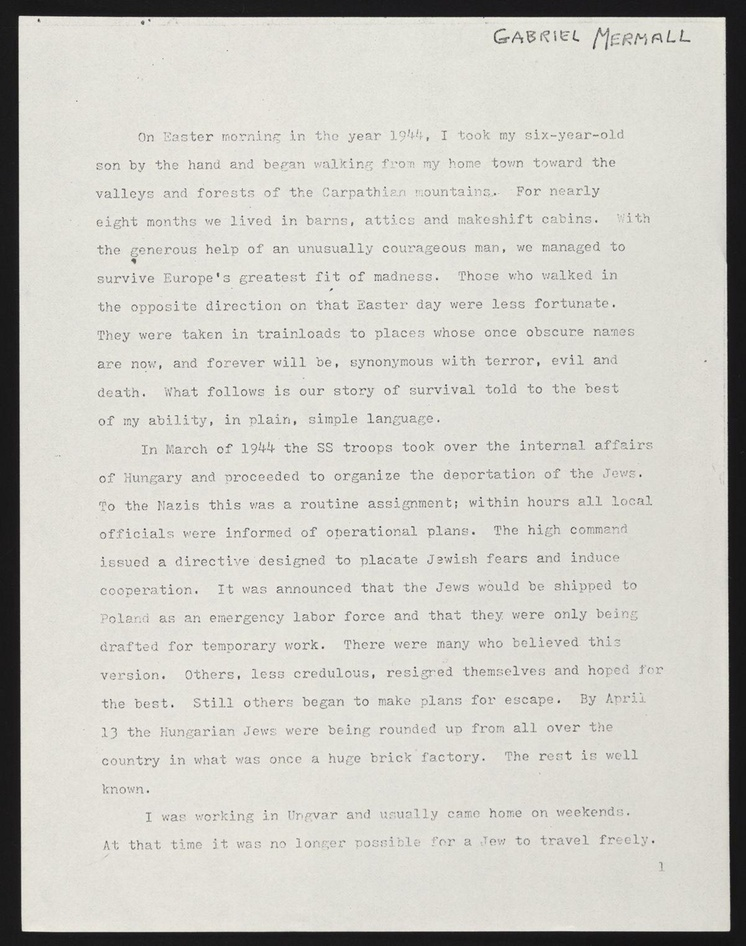
#> input picture data/page_01.jpg, 746 x 946 px, shrunk from 1200 x 1522 before the run, given as the content of the folder test, which was not available
$ jupyter execute --allow-errors process_folder.ipynb
#> lines starting #> are read from the running program, lines starting #| are printed output that depends on the picture; after the words box and inside, x2 and y2 are one past the last pixel; in counts of white or black regions, pixels touching at a corner belong together; pictures that were not available may be replaced by others from this repository, and a replacement may not be noted
[cell 1]
import cv2
import numpy as np
import pytesseract
from docx import Document
from docx.oxml import parse_xml
from docx.oxml.ns import nsdecls
import os

# Đường dẫn tới folder chứa ảnh
image_folder = 'data'

# Tạo file Word mới để lưu kết quả từ nhiều ảnh
#> (the rest of this cell did not finish here and is left out)

[cell 2]
import cv2
import numpy as np
import matplotlib.pyplot as plt
import os

def process_image(image_path):
    """Xử lý một ảnh để phát hiện bảng và các ô."""
#> called with image_path = 'test/page_01.jpg'
    # Bước 1: Đọc ảnh và tiền xử lý
    img = cv2.imread(image_path, cv2.IMREAD_GRAYSCALE)
#> img: shape (946, 746); min 16, max 253, mean 203.6

    # Áp dụng threshold để chuyển ảnh thành đen trắng
    _, binary_img = cv2.threshold(img, 150, 255, cv2.THRESH_BINARY_INV)
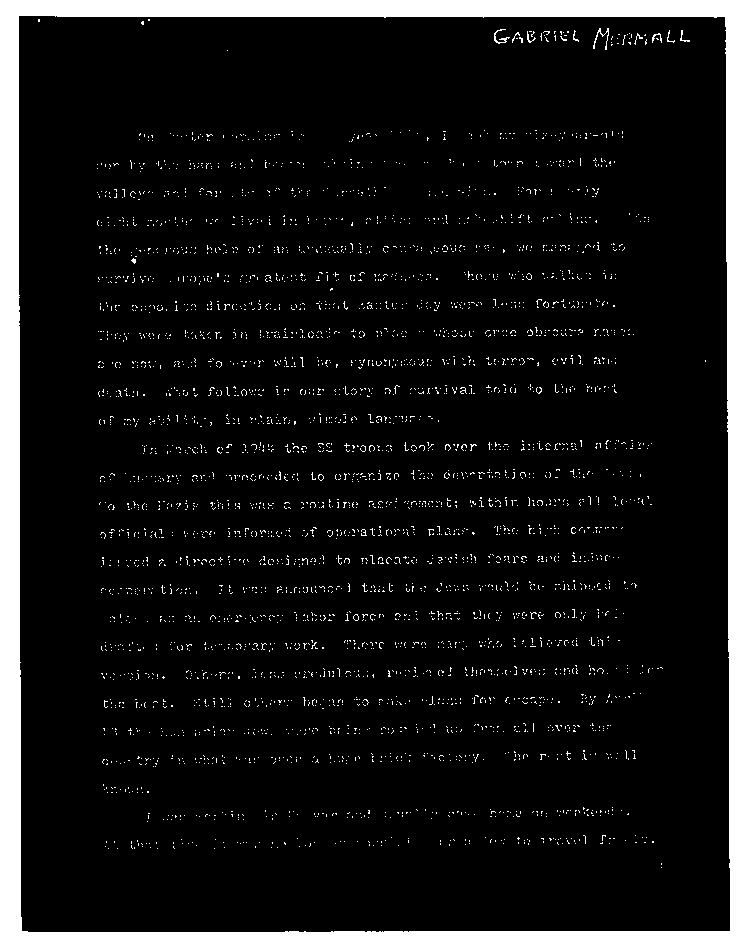
#> binary_img: shape (946, 746); 9.8% white; 3873 white regions (3861 under 20 px), largest, box (x1, y1, x2, y2) and area: (0, 0, 746, 946) 58575, (593, 28, 609, 50) 81, (494, 29, 510, 44) 69

    # Hiển thị ảnh sau tiền xử lý
    plt.figure(figsize=(10, 10))
    plt.imshow(binary_img, cmap='gray')
    plt.title('Processed Image (Binary)')
    plt.show()

    # Bước 2: Tìm đường kẻ ngang và dọc
    horizontal_kernel = cv2.getStructuringElement(cv2.MORPH_RECT, (25, 1))  # Kernel cho đường ngang
    vertical_kernel = cv2.getStructuringElement(cv2.MORPH_RECT, (1, 25))   # Kernel cho đường dọc

    # Tìm các đường kẻ ngang
    horizontal_lines = cv2.morphologyEx(binary_img, cv2.MORPH_OPEN, horizontal_kernel, iterations=2)
#> horizontal_lines: shape (946, 746); 3.3% white; 2 white regions, box (x1, y1, x2, y2) and area: (0, 0, 746, 17) 12625, (0, 931, 746, 946) 10809

    # Tìm các đường kẻ dọc
    vertical_lines = cv2.morphologyEx(binary_img, cv2.MORPH_OPEN, vertical_kernel, iterations=2)
#> vertical_lines: shape (946, 746); 5.1% white; 2 white regions, box (x1, y1, x2, y2) and area: (0, 0, 22, 946) 18892, (725, 0, 746, 946) 17323

    # Bước 3: Kết hợp các đường kẻ ngang và dọc
    table_area = cv2.add(horizontal_lines, vertical_lines)
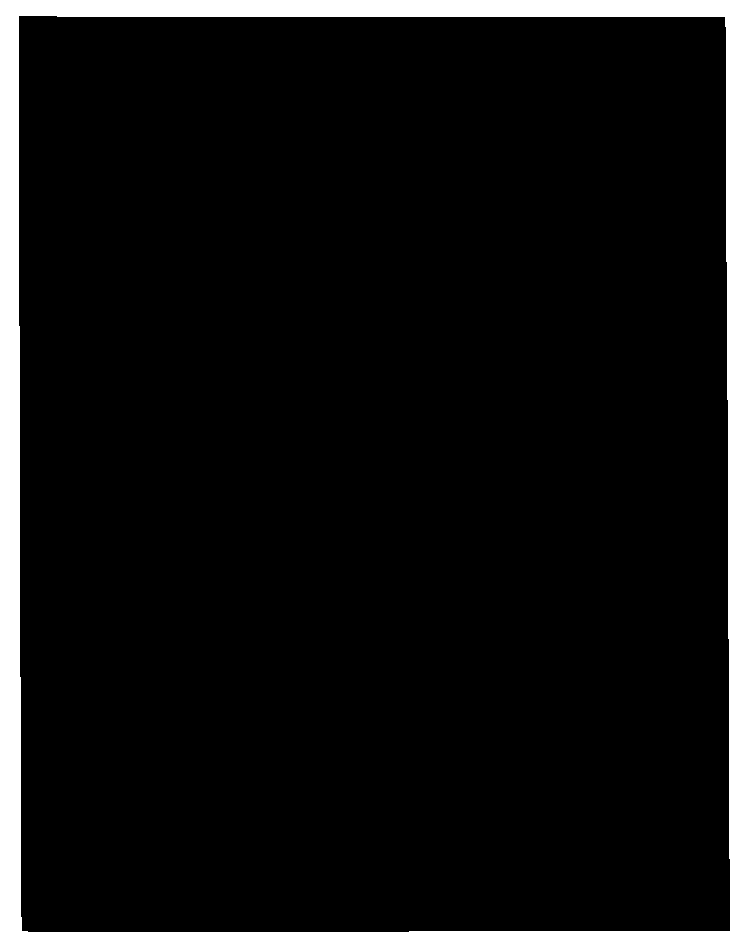
#> table_area: shape (946, 746); 8.3% white; 1 white region

    # Hiển thị vùng bảng đã phát hiện
    plt.figure(figsize=(10, 10))
    plt.imshow(table_area, cmap='gray')
    plt.title('Detected Table Lines')
    plt.show()

    # Bước 4: Tìm các contours (đường viền) để phân chia bảng
    contours, hierarchy = cv2.findContours(table_area, cv2.RETR_TREE, cv2.CHAIN_APPROX_SIMPLE)
#> contours = 2 contours; box (x1, y1, x2, y2) and area: (0, 0, 746, 946) 704025, (18, 15, 731, 933) 648918

    # Tạo một bản sao của ảnh gốc để vẽ các contours
    img_with_contours = cv2.cvtColor(img, cv2.COLOR_GRAY2BGR)

    # Vẽ contours lên ảnh
    cv2.drawContours(img_with_contours, contours, -1, (0, 255, 0), 2)
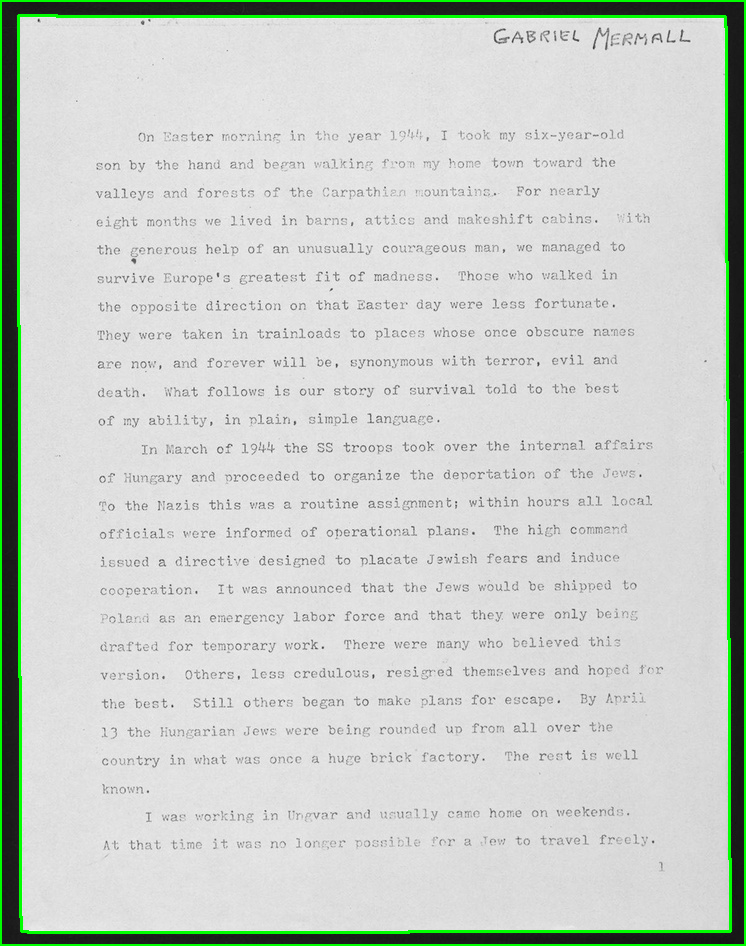
#> img_with_contours: shape (946, 746, 3); mean B, G, R 202, 207.9, 202

    # Hiển thị ảnh với contours
    plt.figure(figsize=(10, 10))
    plt.imshow(img_with_contours)
    plt.title('Table Contours')
    plt.show()

    # Bước 5: Chia ảnh thành các ô và hiển thị từng ô
    for idx, contour in enumerate(contours):
        x, y, w, h = cv2.boundingRect(contour)

        if w > 50 and h > 20:  # Điều chỉnh ngưỡng để bỏ qua các vùng quá nhỏ
            cell_img = img[y:y+h, x:x+w]

            # Hiển thị từng ô
            plt.figure(figsize=(5, 5))
            plt.imshow(cell_img, cmap='gray')
            plt.title(f'Cell {idx}')
            plt.show()
#> this loop made 2 passes
#> (contour, x, y, w, h) on pass 1: ([[0, 0], [0, 945], [745, 945], [745, 0]], 0, 0, 746, 946)
#> (x, y, w, h) on pass 2: (18, 15, 713, 918)
#> pass 2, in process_image, `cell_img = img[y:y+h, x:x+w]`:
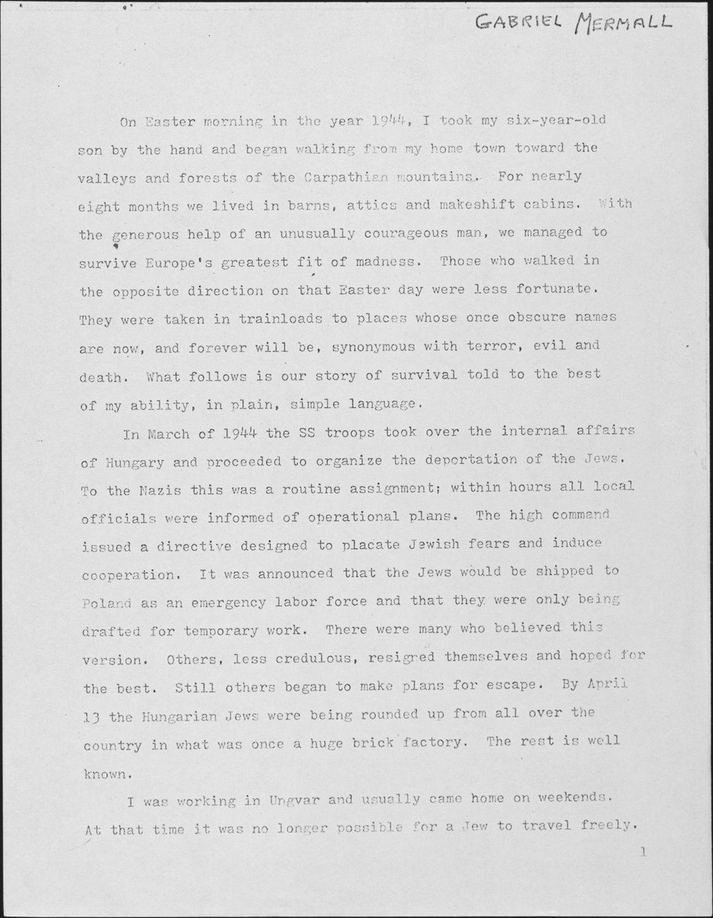
#> cell_img: shape (918, 713); min 16, max 253, mean 217.4

def process_images_in_folder(folder_path):
    """Xử lý tất cả ảnh trong thư mục."""
    for filename in os.listdir(folder_path):
        if filename.endswith(('.png', '.jpg', '.jpeg')):  # Kiểm tra định dạng file
            image_path = os.path.join(folder_path, filename)
            print(f"Processing image: {image_path}")
            process_image(image_path)

# Đường dẫn đến thư mục chứa ảnh
image_folder = 'test'  # Thay đổi thành đường dẫn thư mục của bạn

process_images_in_folder(image_folder)

[cell 3]
import cv2
import numpy as np
import matplotlib.pyplot as plt
import os

def find_cells_in_image(image_path, previous_cells=[]):
    """Xử lý một ảnh để phát hiện ô và nối với ô trước đó nếu cần."""
#> called with image_path = 'test/page_01.jpg'
    img = cv2.imread(image_path, cv2.IMREAD_GRAYSCALE)
    _, binary_img = cv2.threshold(img, 150, 255, cv2.THRESH_BINARY_INV)

    horizontal_kernel = cv2.getStructuringElement(cv2.MORPH_RECT, (25, 1))
    vertical_kernel = cv2.getStructuringElement(cv2.MORPH_RECT, (1, 25))

    horizontal_lines = cv2.morphologyEx(binary_img, cv2.MORPH_OPEN, horizontal_kernel, iterations=2)
    vertical_lines = cv2.morphologyEx(binary_img, cv2.MORPH_OPEN, vertical_kernel, iterations=2)

    table_area = cv2.add(horizontal_lines, vertical_lines)
    contours, _ = cv2.findContours(table_area, cv2.RETR_TREE, cv2.CHAIN_APPROX_SIMPLE)

    cells = []
    for contour in contours:
        x, y, w, h = cv2.boundingRect(contour)
        if w > 50 and h > 20:
            cells.append((x, y, w, h))
#> after the loop, cells = [(0, 0, 746, 946), (18, 15, 713, 918)]

    # Nối các ô với ô từ ảnh trước đó
    merged_cells = merge_cells(cells, previous_cells)

    # Hiển thị các ô tìm được và đường kẻ
    display_cells_and_lines(img, merged_cells, horizontal_lines, vertical_lines)

    # Hiển thị từng ô riêng biệt
    display_individual_cells(img, merged_cells)

    return merged_cells

def merge_cells(current_cells, previous_cells):
    """Nối các ô từ ảnh hiện tại với ô từ ảnh trước đó."""
    merged = []

    for current in current_cells:
        x, y, w, h = current

        # Kiểm tra xem nó có gần với ô nào trong previous_cells không
        for previous in previous_cells:
            px, py, pw, ph = previous

            # Điều kiện nối
            if abs(px - x) < 10 and abs(py - y) < 10:  # Điều chỉnh khoảng cách tùy ý
                # Nối ô
                new_cell = (min(x, px), min(y, py), max(x + w, px + pw) - min(x, px), max(y + h, py + ph) - min(y, py))
                merged.append(new_cell)
                break
        else:
            merged.append(current)
#> this loop made 2 passes
#> after the loop, merged = [(0, 0, 746, 946), (18, 15, 713, 918)]

    return merged

def display_cells_and_lines(original_image, cells, horizontal_lines, vertical_lines):
    """Hiển thị các đường kẻ."""
    # Chuyển đổi ảnh gốc sang màu để vẽ
    img_with_lines = cv2.cvtColor(original_image, cv2.COLOR_GRAY2BGR)

    # Vẽ các đường kẻ
    img_with_lines[horizontal_lines > 0] = [255, 0, 0]  # Đường kẻ ngang (màu đỏ)
    img_with_lines[vertical_lines > 0] = [0, 255, 0]    # Đường kẻ dọc (màu xanh)
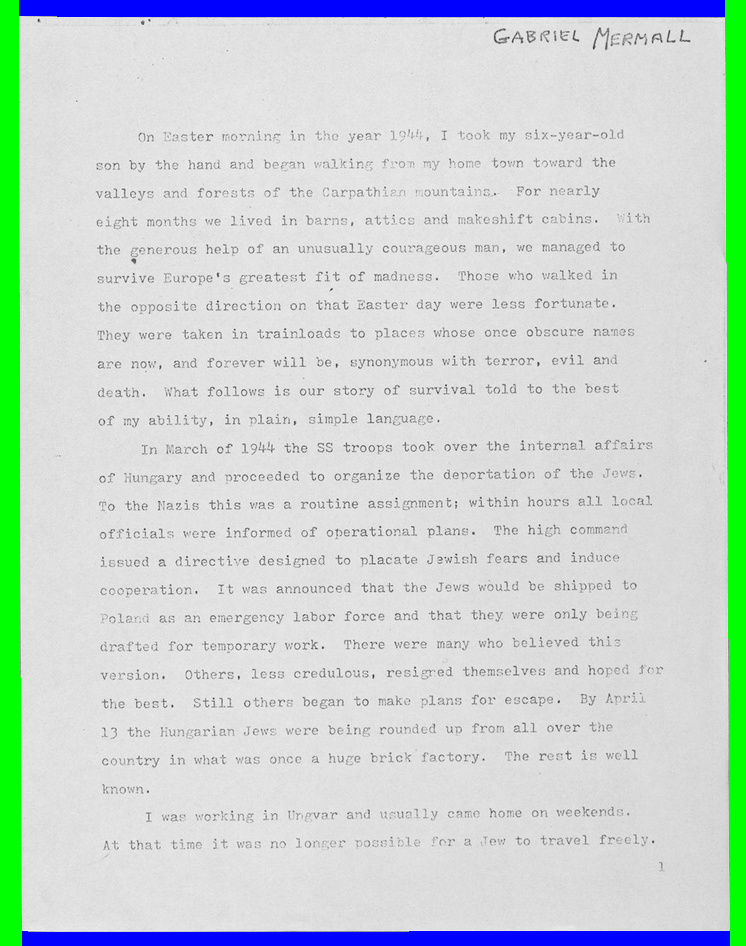
#> img_with_lines: shape (946, 746, 3); mean B, G, R 209.2, 214.2, 201.1

    # Vẽ các ô
    for (x, y, w, h) in cells:
        cv2.rectangle(img_with_lines, (x, y), (x + w, y + h), (0, 0, 255), 2)  # Vẽ hình chữ nhật quanh ô (màu xanh)
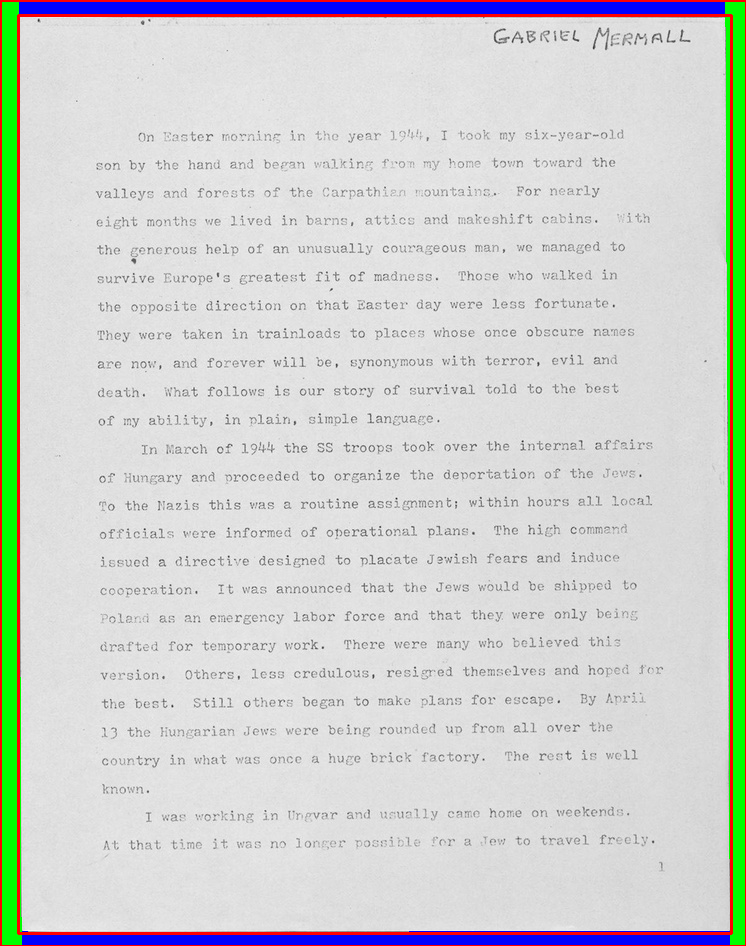
#> img_with_lines: shape (946, 746, 3); 2.1% of pixels changed, all inside (x1, y1, x2, y2) = (0, 0, 746, 946)

    # Hiển thị ảnh
    plt.figure(figsize=(10, 10))
    plt.imshow(cv2.cvtColor(img_with_lines, cv2.COLOR_BGR2RGB))
    plt.title('Detected Cells and Lines')
    plt.axis('off')
    plt.show()

def display_individual_cells(original_image, cells):
    """Hiển thị từng ô đã tìm thấy."""
    for idx, (x, y, w, h) in enumerate(cells):
        cell_img = original_image[y:y+h, x:x+w]

        # Hiển thị từng ô
        plt.figure(figsize=(5, 5))
        plt.imshow(cell_img, cmap='gray')
        plt.title(f'Cell {idx + 1}')
        plt.axis('off')
        plt.show()

def process_images_in_folder(folder_path):
    """Xử lý tất cả ảnh trong thư mục."""
    previous_cells = []
    for filename in os.listdir(folder_path):
        if filename.endswith(('.png', '.jpg', '.jpeg')):
            image_path = os.path.join(folder_path, filename)
            print(f"Processing image: {image_path}")
            previous_cells = find_cells_in_image(image_path, previous_cells)
#> previous_cells = [(0, 0, 746, 946), (18, 15, 713, 918)]


# Đường dẫn đến thư mục chứa ảnh
image_folder = 'test'  # Thay đổi thành đường dẫn thư mục của bạn
process_images_in_folder(image_folder)

# Lưu thông tin các ô vào file CSV
output_file = 'cell_info.csv'

print(f"Cell information saved to {output_file}")
